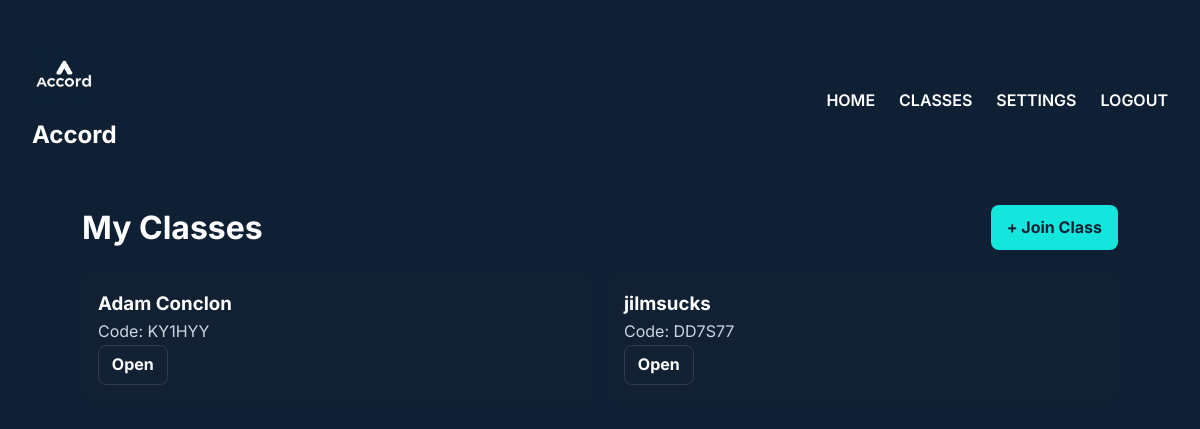
/classes (signed in), run on an earlier commit of the app's database.
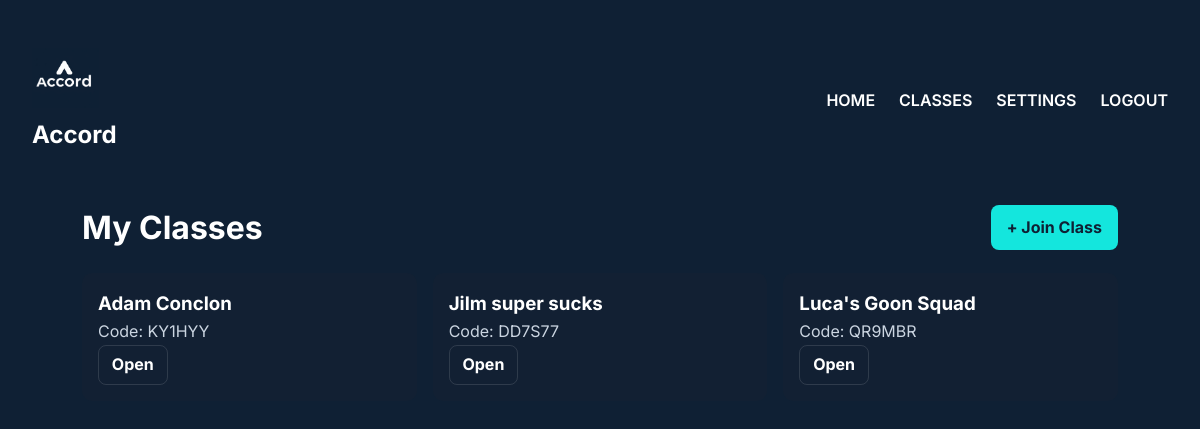
And on a later commit of the database.
### tables this page shows
CREATE TABLE classes (
    classID     INTEGER PRIMARY KEY AUTOINCREMENT,
    className   TEXT NOT NULL,
    code        TEXT NOT NULL UNIQUE, -- random join code
    teacherID   INTEGER NOT NULL, description TEXT,
    FOREIGN KEY (teacherID) REFERENCES users(userID)
);

### main.py (the view)
@app.route("/classes")
def classes():
    user = logged_in_user()
    if not user:
        flash("Please log in")
        return redirect(url_for("login"))
    classes = db.list_classes_for_user(user["id"], user["role"])
    return render_template("classes.html", classes=classes, user=user)

### database_manager.py (called while the page is built)
def get_connection():
    con = sql.connect(DB_PATH)
    con.execute("PRAGMA foreign_keys = ON;")
    return con

def list_classes_for_user(userID, role):
    con = get_connection()
    cur = con.cursor()
    if role == "teacher":
        cur.execute("SELECT * FROM classes WHERE teacherID = ?", (userID,))
    else:
        cur.execute("""
            SELECT c.* FROM classes c
            JOIN enrollments e ON c.classID = e.classID
            WHERE e.studentID = ?
        """, (userID,))
    classes = cur.fetchall()
    con.close()
    return classes

### main.py (called while the page is built)
def logged_in_user():
    return session.get("user")  # return current user data from table: id, name, email, role

### templates/classes.html
{% extends "layout.html" %}
{% block content %}
<div class="page">
  <div class="page-header">
    <h1>My Classes</h1>
    {% if user.role == 'teacher' %}
      <a class="btn" href="{{ url_for('create_class') }}">+ Create Class</a>
    {% else %}
      <a class="btn" href="{{ url_for('join_class') }}">+ Join Class</a>
    {% endif %}
  </div>
  <div class="grid">
    {% if classes %}
      {% for c in classes %}
        <div class="class-card">
          <h3>{{ c[1] }}</h3>
          <p class="muted">Code: {{ c[2] }}</p>
          <a class="btn ghost" href="{{ url_for('class_detail', class_id=c[0]) }}">Open</a>
        </div>
      {% endfor %}
    {% else %}
      <p class="muted">No classes yet.</p>
    {% endif %}
  </div>
</div>
{% endblock %}

### templates/layout.html (shortened to what this page needs)
<!DOCTYPE html>
<html lang="en">
  <head>
    <link rel="stylesheet" href="{{ url_for('static', filename='css/style.css') }}" />
  </head>
  <body class="bg-[#0f2034] min-h-screen">
    <main>
      {% include "partials/menu.html" %}
      {% block content %}{% endblock %}
    </main>
  </body>
</html>

### templates/partials/menu.html
<nav>
  <div class="nav-left">
    <img src="{{ url_for('static', filename='images/logo.png') }}" alt="Logo" />
    <h1>Accord</h1>
  </div>
  <ul class="topnav">
    <li><a href="{{ url_for('index') }}">Home</a></li>
    {% if session.get('user') %}
      <li><a href="{{ url_for('classes') }}">Classes</a></li>
      <li><a href="{{ url_for('settings') }}">Settings</a></li>
      <li><a href="{{ url_for('logout') }}">Logout</a></li>
    {% else %}
      <li><a href="{{ url_for('login') }}">Login</a></li>
      <li><a href="{{ url_for('signup') }}">Sign Up</a></li>
    {% endif %}
  </ul>
</nav>

### static/css/style.css (style rules this page uses)
* { margin: 0; padding: 0; box-sizing: border-box; }
body { background: #0f2034; font-family: "Inter", sans-serif; font-size: 1rem; color: #ffffff; line-height: 1.6; }
main { max-width: 1200px; margin: auto; padding: 2rem; }
nav { display: flex; justify-content: space-between; align-items: center; padding: 1rem 0; }
nav img { height: 60px; }
nav ul { list-style: none; display: flex; gap: 1.5rem; }
nav li { margin: 0; }
nav ul li a { text-decoration: none; text-transform: uppercase; color: #ffffff; font-weight: 600; }
nav h1 { color: #ffffff; font-size: 1.5rem; font-weight: 700; }
.btn { border: none; border-radius: 5px; cursor: pointer; font-size: 1rem; padding: 0.5rem 1.5rem; transition: all 0.25s ease-in-out; background: #ffffff; color: #0f2034; font-weight: 600; }
.btn { display:inline-block; padding: 0.6rem 1rem; background: #14e6dd; color: #0f2034; border-radius: 8px; text-decoration: none; font-weight: 700; }
.btn.ghost { background: transparent; border: 1px solid rgba(255,255,255,0.12); color: #fff; padding: 0.4rem 0.8rem; }
.muted { color: #cbd5e1; }
.page { padding: 2rem; max-width: 1100px; margin: auto; color: #fff; }
.page-header { display:flex; justify-content:space-between; align-items:center; margin-bottom:1.25rem; }
.grid { display:grid; grid-template-columns: repeat(auto-fit, minmax(240px, 1fr)); gap:1rem; }
.class-card { background:#122033; padding:1rem; border-radius:10px; }

What changed in the data, as far as the page shows it:
changed classes "DD7S77": className "jilmsucks" → "Jilm super sucks"
added classes: className "Luca's Goon Squad", code "QR9MBR"
